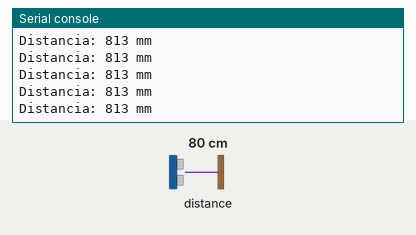
The program below on a simulated ESP32 board running MicroPython. On the bench: the last lines printed to the serial console. The test bench sets the inputs (shaded band); at power-on: distance to the obstacle 80 cm.

Above: at 1.2 s.
1.3 s: distance to the obstacle set to 2 cm
At 1.58 s:
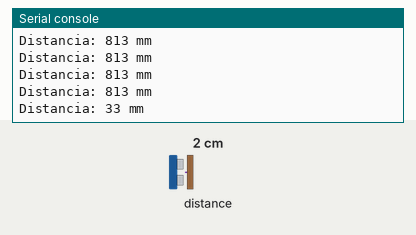
2.8 s: distance to the obstacle set to 4 cm
At 2.97 s:
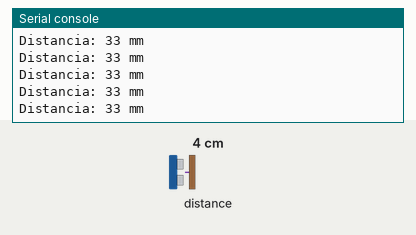
Timing chart, 0 to 5.8 s (numbered marks = the images above; inputs shaded):
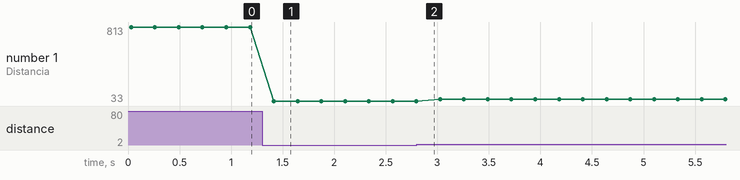

Measured:
- after the input at 1.3 s, the serial console: prints a new line after 0.11 s (image 1)
- plotted number 1: 813 → 33 after the input at 1.3 s, 33 → 53 after the input at 2.8 s

The program:

vl53l0x_def.py
```python
from machine import Pin, I2C
import time
from VL53L0X import VL53L0X

# Configuración de los pines I2C
i2c = I2C(0, scl=Pin(22), sda=Pin(21))

# Inicializar el sensor VL53L0X
sensor = VL53L0X(i2c)

# Iniciar el sensor
sensor.start()

try:
    while True:
        # Obtener la distancia en milímetros
        distancia = sensor.read() + 13
        print('Distancia: {} mm'.format(distancia))
        time.sleep(0.2)

except KeyboardInterrupt:
    sensor.stop()
```
